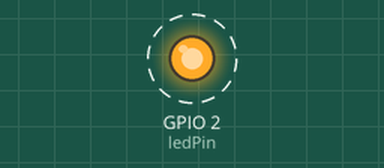
This sketch was run on a simulated ESP32. On the bench: output pins drawn as LEDs (lit = HIGH). Dashed ring = blinking. What the sketch prints to the serial monitor is not drawn.

Above: at 0.2 s.
Timing chart, 0 to 3.0 s (numbered marks = the images above):
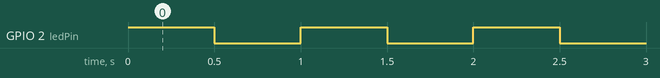

The sketch:

lab02_blink.ino.ino
```cpp
// 定义LED引脚，ESP32通常板载LED连接在GPIO 2
const int ledPin = 2;

void setup() {
  // 初始化串口通信，设置波特率为115200
  Serial.begin(115200);
  // 将LED引脚设置为输出模式
  pinMode(ledPin, OUTPUT);
}

void loop() {
  digitalWrite(ledPin, HIGH);  // 点亮LED
  Serial.println("LED ON");    // 串口输出提示
  delay(500);                 //

  digitalWrite(ledPin, LOW);   // 熄灭LED
  Serial.println("LED OFF");   // 串口输出提示
  delay(500);                 //
}
```

Measured:
- by itself, GPIO 2 (ledPin): alternates HIGH for 0.50 s and LOW for 0.50 s
